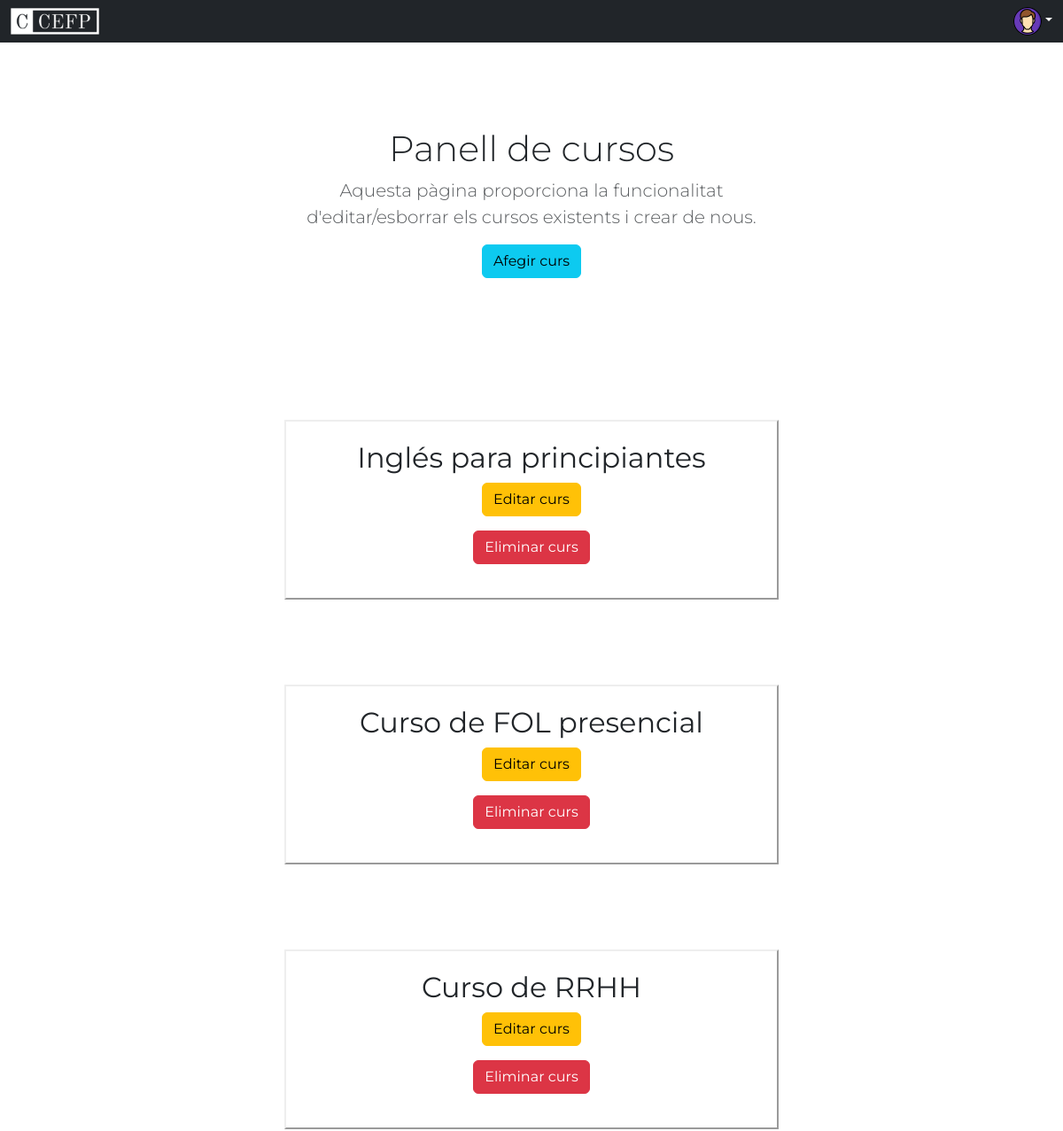
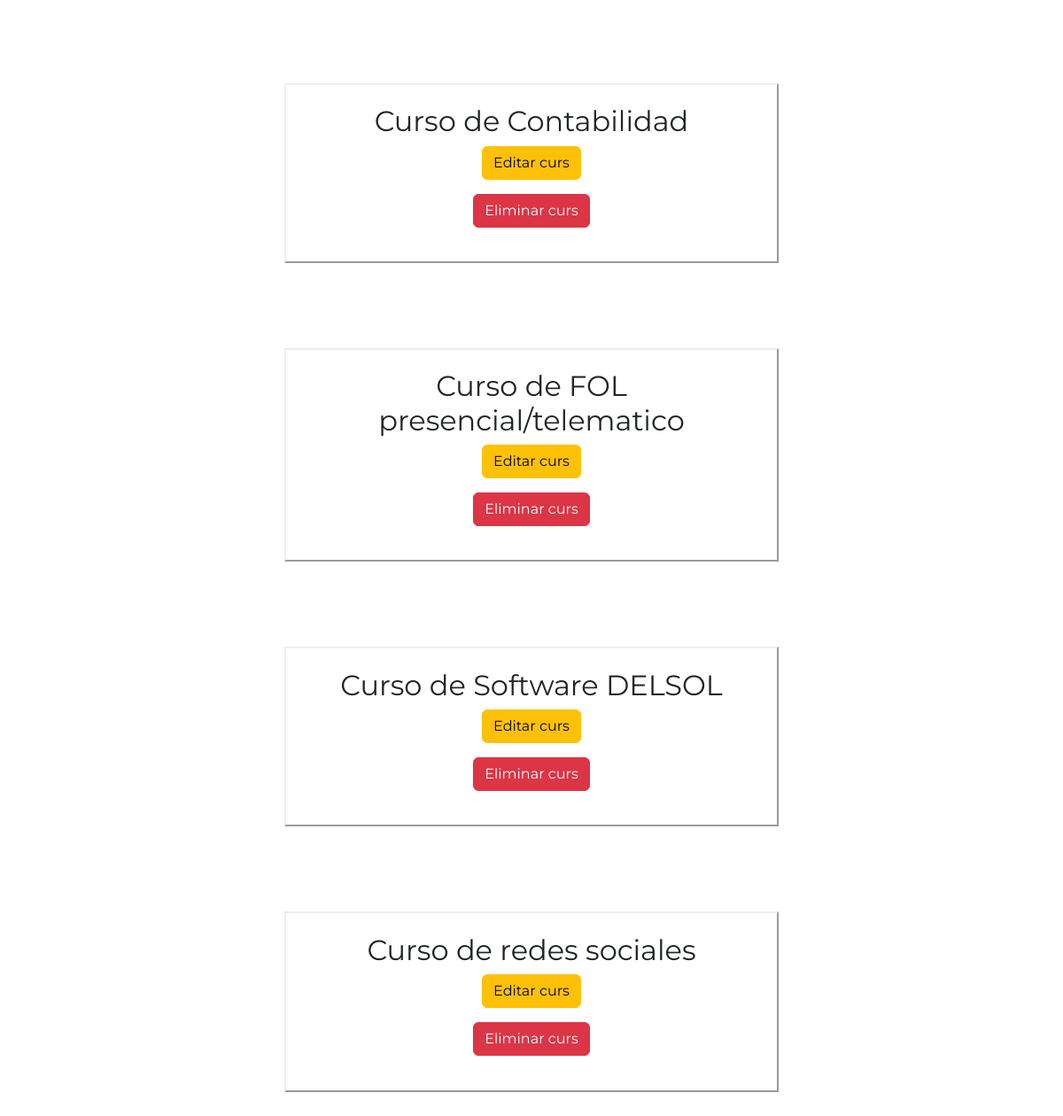
Page /Views/html/panell_cursos.php (signed in) on the committed database (2 pictures, top to bottom).
### tables this page shows
CREATE TABLE curs (
    id_curs INT NOT NULL PRIMARY KEY AUTO_INCREMENT,
    nom_curs VARCHAR(60),
    curs_descripcio VARCHAR(1000),
    data_inici DATE,
    data_fi DATE,
    id_profesor INT,
    preu FLOAT,
    placesDisponibles INT CHECK(placesDisponibles>=0),
    FOREIGN KEY (id_profesor) REFERENCES profesors(id_profesor)
);

### Model/Cursos/ModelPanellCursos.php (called while the page is built, shortened)
<?php
class ModelPanellCursos {
    private $conn;
    public function __construct($conn) {
        $this->conn = $conn;
    }
    public function mostrarCurs() {
        $sql = $this->conn->prepare("SELECT * FROM curs");
        $sql->execute();
        $result = $sql->get_result();
        return $result;
    }
}

### Controller/Cursos/ControllerPanellCursos.php (the view)
<?php
include ('../../Model/Cursos/ModelPanellCursos.php');
$mostrarCurs = new ModelPanellCursos($conn);
$result = $mostrarCurs->mostrarCurs();
$div_cursos = "";
while($curs=$result->fetch_assoc()) {
    $IdCurso = $curs["id_curs"];
    $nombreCurso = $curs["nom_curs"];
    $div_cursos .=
    "<section class='py-5 text-center container'>
        <div class='div_cursos col-sm-6 mx-auto'>
            <h2 class='fw-normal'>".$nombreCurso."</h2>
            <p><a class='btn btn-warning' href='editar_curs.php?id=".$IdCurso."'>Editar curs</a></p>
            <form action='../../Controller/Cursos/ControllerEliminarCurs.php' method='POST'>
            <input type='hidden' name='id_curs' value=".$IdCurso.">
            <p><input type='button' onclick='mostrar_confirmacion(\"confirmacion_".$IdCurso."\")' class='btn btn-danger' value='Eliminar curs'></p>
            <div id='confirmacion_".$IdCurso."' style='display:none; padding:15px; widht: 300px;'>
                <p>Estàs segur que vols eliminar aquest curs?</p>
                <p>És possible que aquest curs tingui informació associada.<br>Aquesta informació s'esborrarà també.</p>
                <input type='submit' class='btn btn-danger' name='eliminar' value='Eliminar curs'>
                <input type='button' class='btn btn-success' onclick='ocultar_confirmacion(\"confirmacion_".$IdCurso."\")' value='Cancel·lar'>
            </div>
            </form>
        </div>
    </section>";
}
echo $div_cursos;
?>

### Views/html/panell_cursos.php (style rules this page uses)
.div_cursos { border: 2px outset; padding: 2%; }

### rows in the picture
curs: nom_curs "Inglés para principiantes"
curs: nom_curs "Curso de FOL presencial"
curs: nom_curs "Curso de RRHH"
curs: nom_curs "Curso de Contabilidad"
curs: nom_curs "Curso de FOL presencial/telematico"
curs: nom_curs "Curso de Software DELSOL"
curs: nom_curs "Curso de redes sociales"
